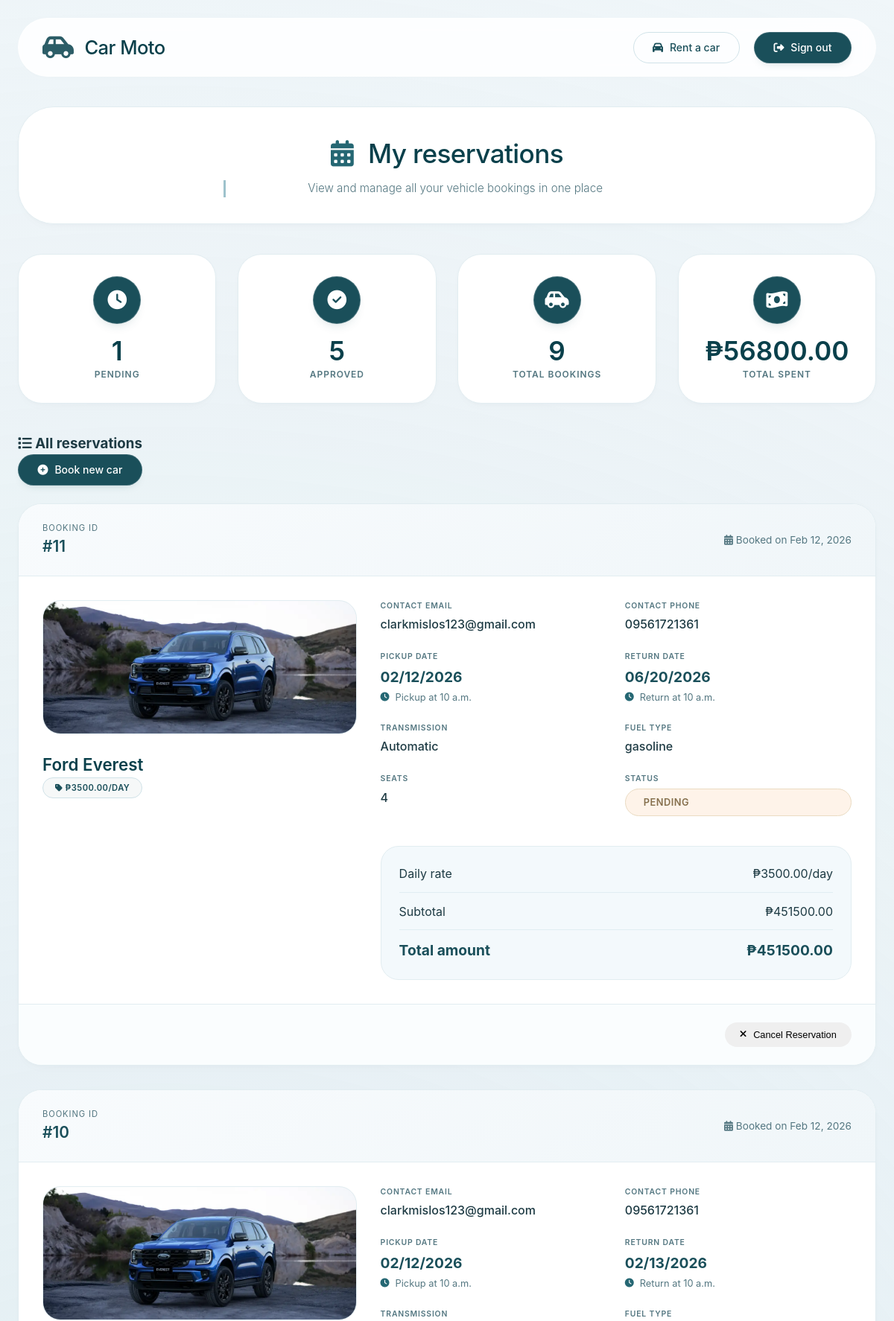
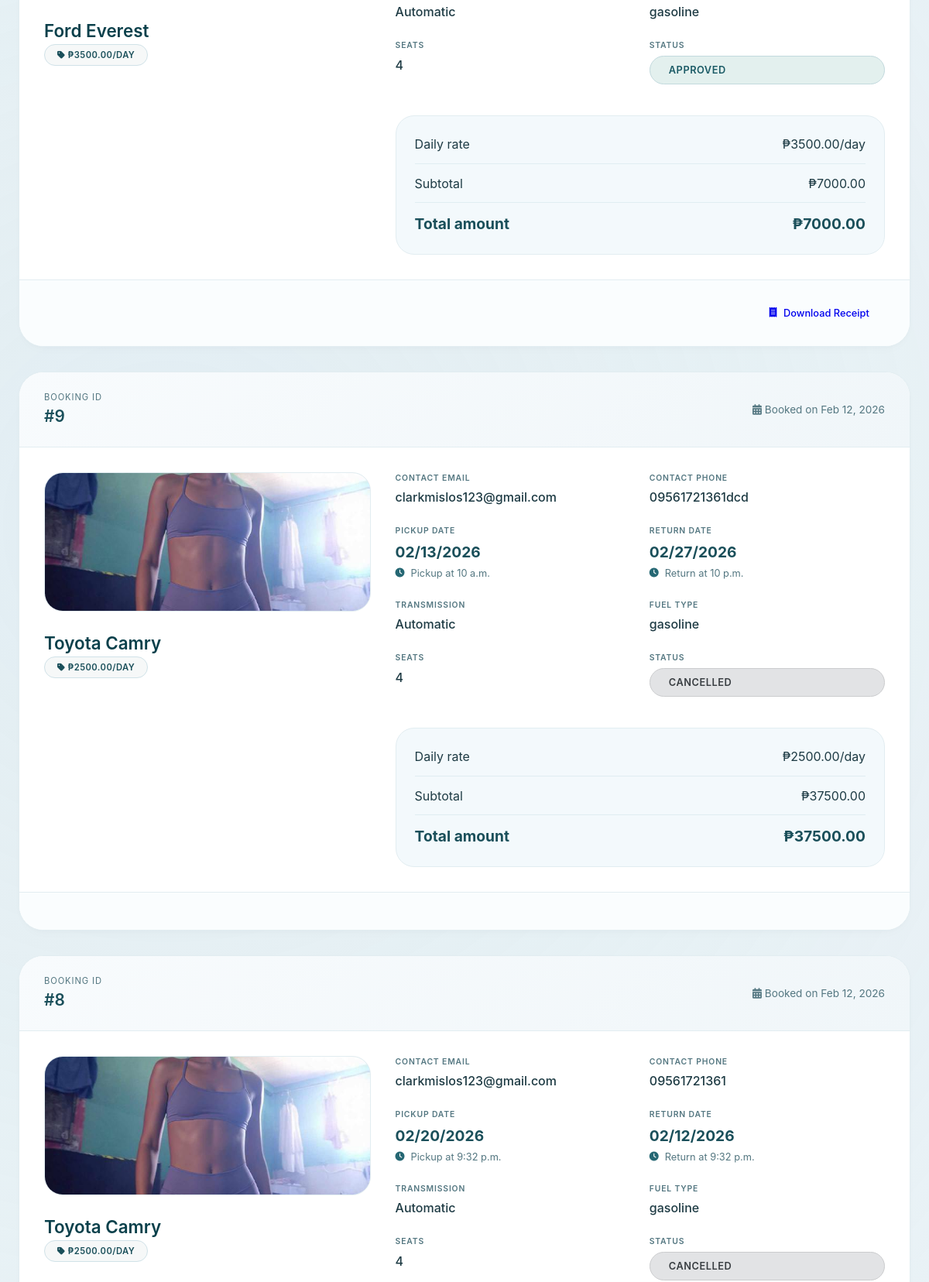
Screenshot of /my-reservations/ (signed in, upper part) with the database file from the repository (2 pictures, top to bottom).
### cars/models.py (models this page shows, shortened)
class Reservation(models.Model):
    STATUS_CHOICES = [
        ('pending', 'Pending'),
        ('approved', 'Approved'),
        ('rejected', 'Rejected'),
        ('completed', 'Completed'),
        ('cancelled', 'Cancelled')
    ]
    PAYMENT_STATUS_CHOICES = [
        ('pending', 'Payment Pending'),
        ('paid', 'Paid'),
        ('refunded', 'Refunded')
    ]
    car = models.ForeignKey(Car, on_delete=models.CASCADE)
    customer = models.ForeignKey(User, on_delete=models.CASCADE)
    contact_email = models.EmailField()
    contact_phone = models.CharField(max_length=20)
    start_date = models.DateField()
    end_date = models.DateField()
    pickup_time = models.TimeField(default='10:00')
    dropoff_time = models.TimeField(default='10:00')
    status = models.CharField(
        max_length=10,
        choices=STATUS_CHOICES,
        default='pending'
    )
    payment_status = models.CharField(
        max_length=20,
        choices=PAYMENT_STATUS_CHOICES,
        default='pending'
    )
    total_amount = models.DecimalField(max_digits=10, decimal_places=2, default=0)
    special_requests = models.TextField(blank=True)
    created_at = models.DateTimeField(auto_now_add=True)
    updated_at = models.DateTimeField(auto_now=True)
    def get_status_display(self):
        return dict(self.STATUS_CHOICES).get(self.status, self.status)

class Car(models.Model):
    TRANSMISSION_CHOICES = [
        ('automatic', 'Automatic'),
        ('manual', 'Manual')
    ]
    FUEL_TYPE_CHOICES = [
        ('gasoline', 'Gasoline'),
        ('diesel', 'Diesel'),
        ('electric', 'Electric'),
        ('hybrid', 'Hybrid')
    ]
    brand = models.CharField(max_length=100)
    name = models.CharField(max_length=100)
    price_per_day = models.DecimalField(max_digits=10, decimal_places=2)
    is_available = models.BooleanField(default=True)
    created_at = models.DateTimeField(auto_now_add=True)
    created_by = models.ForeignKey(User, on_delete=models.CASCADE, null=True, blank=True)
    image = models.ImageField(upload_to='car_images/', blank=True, null=True)
    description = models.TextField(blank=True)
    transmission = models.CharField(
        max_length=20,
        choices=TRANSMISSION_CHOICES,
        default='automatic'
    )
    fuel_type = models.CharField(
        max_length=20,
        choices=FUEL_TYPE_CHOICES,
        default='gasoline'
    )
    seats = models.IntegerField(default=4)
    def get_transmission_display(self):
        return dict(self.TRANSMISSION_CHOICES).get(self.transmission, self.transmission)

### cars/views.py (the view)
# urls.py: path('my-reservations/', views.my_reservations, name='my_reservations'),
@login_required
def my_reservations(request):
    reservations = Reservation.objects.filter(
        customer=request.user
    ).select_related('car').order_by('-created_at')
    for reservation in reservations:
        reservation.rental_days = (reservation.end_date - reservation.start_date).days
    pending_count = reservations.filter(status='pending').count()
    approved_count = reservations.filter(status='approved').count()
    total_count = reservations.count()
    total_spent = reservations.filter(
        Q(status='approved') | Q(status='completed')
    ).aggregate(total=Sum('total_amount'))['total'] or 0
    context = {
        'reservations': reservations,
        'pending_count': pending_count,
        'approved_count': approved_count,
        'total_count': total_count,
        'total_spent': total_spent,
    }
    return render(request, 'cars/my_reservations.html', context)

### cars/templates/cars/my_reservations.html (shortened to what this page needs)
<!DOCTYPE html>
<html lang="en">
<head>
    <link rel="stylesheet" href="https://cdnjs.cloudflare.com/ajax/libs/font-awesome/6.4.0/css/all.min.css">
</head>
<body>
    <div class="container">
        <div class="header">
            <div class="logo">
                <i class="fas fa-car-side"></i>
                <h1>Car Moto</h1>
            </div>
            <div class="user-menu">
                <a href="{% url 'car_list' %}" class="btn btn-secondary">
                    <i class="fas fa-car"></i> Rent a car
                </a>
                <a href="{% url 'logout' %}" class="btn btn-primary">
                    <i class="fas fa-sign-out-alt"></i> Sign out
                </a>
            </div>
        </div>
        <div class="page-header">
            <h2><i class="fas fa-calendar-alt"></i> My reservations</h2>
            <p>View and manage all your vehicle bookings in one place</p>
        </div>
        {% if reservations %}
        <div class="stats-cards">
            <div class="stat-card">
                <div class="stat-icon">
                    <i class="fas fa-clock"></i>
                </div>
                <div class="stat-number">
                    {{ pending_count|default:"0" }}
                </div>
                <div class="stat-label">Pending</div>
            </div>
            <div class="stat-card">
                <div class="stat-icon">
                    <i class="fas fa-check-circle"></i>
                </div>
                <div class="stat-number">
                    {{ approved_count|default:"0" }}
                </div>
                <div class="stat-label">Approved</div>
            </div>
            <div class="stat-card">
                <div class="stat-icon">
                    <i class="fas fa-car-side"></i>
                </div>
                <div class="stat-number">
                    {{ total_count|default:"0" }}
                </div>
                <div class="stat-label">Total bookings</div>
            </div>
            <div class="stat-card">
                <div class="stat-icon">
                    <i class="fas fa-money-bill-wave"></i>
                </div>
                <div class="stat-number">
                    ₱{{ total_spent|floatformat:2|default:"0.00" }}
                </div>
                <div class="stat-label">Total spent</div>
            </div>
        </div>
        {% endif %}
        <div class="reservations-section">
            <div class="section-header">
                <h3><i class="fas fa-list"></i> All reservations</h3>
                <a href="{% url 'car_list' %}" class="btn btn-primary">
                    <i class="fas fa-plus-circle"></i> Book new car
                </a>
            </div>
            {% if reservations %}
            <div class="reservations-grid">
                {% for reservation in reservations %}
                <div class="reservation-card">
                    <div class="card-header">
                        <div class="booking-id">
                            <span class="id-label">Booking ID</span>
                            <span class="id-value">#{{ reservation.id }}</span>
                        </div>
                        <div class="booking-date">
                            <i class="fas fa-calendar-alt"></i> Booked on {{ reservation.created_at|date:"M d, Y" }}
                        </div>
                    </div>
                    <div class="card-body">
                        <div class="car-summary">
                            <div class="car-image-container">
                                {% if reservation.car.image %}
                                    <img src="{{ reservation.car.image.url }}" alt="{{ reservation.car.brand }} {{ reservation.car.name }}">
                                {% else %}
                                    <i class="fas fa-car"></i>
                                {% endif %}
                            </div>
                            <div>
                                <div class="car-name">{{ reservation.car.brand }} {{ reservation.car.name }}</div>
                                <span class="car-badge">
                                    <i class="fas fa-tag"></i> ₱{{ reservation.car.price_per_day|floatformat:2 }}/day
                                </span>
                            </div>
                        </div>
                        <div>
                            <div class="details-grid">
                                <div class="detail-item">
                                    <span class="detail-label">Contact Email</span>
                                    <span class="detail-value">{{ reservation.contact_email|default:reservation.customer.email }}</span>
                                </div>
                                <div class="detail-item">
                                    <span class="detail-label">Contact Phone</span>
                                    <span class="detail-value">{{ reservation.contact_phone|default:"—" }}</span>
                                </div>
                                <div class="detail-item">
                                    <span class="detail-label">Pickup Date</span>
                                    <span class="detail-value"><strong>{{ reservation.start_date|date:"m/d/Y" }}</strong></span>
                                    <div class="time-info">
                                        <i class="fas fa-clock"></i> Pickup at {{ reservation.pickup_time|default:"10:00 AM" }}
                                    </div>
                                </div>
                                <div class="detail-item">
                                    <span class="detail-label">Return Date</span>
                                    <span class="detail-value"><strong>{{ reservation.end_date|date:"m/d/Y" }}</strong></span>
                                    <div class="time-info">
                                        <i class="fas fa-clock"></i> Return at {{ reservation.dropoff_time|default:"10:00 AM" }}
                                    </div>
                                </div>
                                <div class="detail-item">
                                    <span class="detail-label">Transmission</span>
                                    <span class="detail-value">{{ reservation.car.get_transmission_display|default:"Automatic" }}</span>
                                </div>
                                <div class="detail-item">
                                    <span class="detail-label">Fuel Type</span>
                                    <span class="detail-value">{{ reservation.car.fuel_type|default:"Petrol" }}</span>
                                </div>
                                <div class="detail-item">
                                    <span class="detail-label">Seats</span>
                                    <span class="detail-value">{{ reservation.car.seats|default:"4" }}</span>
                                </div>
                                <div class="detail-item">
                                    <span class="detail-label">Status</span>
                                    <span class="status-badge status-{{ reservation.status|lower }}">
                                        {{ reservation.get_status_display|default:reservation.status|title }}
                                    </span>
                                </div>
<div class="detail-item full-width">
    <div class="price-summary">
        <div class="price-row">
            <span>Daily rate</span>
            <span>₱{{ reservation.car.price_per_day|floatformat:2 }}/day</span>
        </div>
        <div class="price-row">
            <span>Subtotal</span>
            <span>₱{{ reservation.total_amount|floatformat:2 }}</span>
        </div>
        <div class="price-row total">
            <span>Total amount</span>
            <span>₱{{ reservation.total_amount|floatformat:2 }}</span>
        </div>
    </div>
</div>
                            </div>
                        </div>
                    </div>
                    <div class="card-footer">
                        {% if reservation.status|lower == 'pending' %}
                        <form method="POST" action="{% url 'cancel_reservation' reservation.id %}" style="display: inline;" onsubmit="return confirm('Are you sure you want to cancel this reservation? This action cannot be undone.')">
                            <button type="submit" class="btn btn-cancel btn-sm">
                                <i class="fas fa-times"></i> Cancel Reservation
                            </button>
                        </form>
                        {% endif %}
                        {% if reservation.status|lower == 'approved' or reservation.status|lower == 'completed' %}
                        <a href="{% url 'download_receipt' reservation.id %}" class="btn btn-receipt btn-sm">
                            <i class="fas fa-receipt"></i> Download Receipt
                        </a>
                        {% endif %}
                    </div>
                </div>
                {% endfor %}
            </div>
            {% endif %}
        </div>
    </div>
</body>
</html>

### rows the page displays
Reservation: id "11", created_at "Feb 12, 2026", car.image (picture), car.brand "Ford", car.name "Everest", car.price_per_day "3500.00", contact_email "clarkmislos123@gmail.com", contact_phone "09561721361", start_date "02/12/2026", pickup_time "10 a.m.", end_date "06/20/2026", dropoff_time "10 a.m.", car.transmission "Automatic", car.fuel_type "gasoline", car.seats "4", status "PENDING", total_amount "451500.00", shows "Cancel Reservation"
Reservation: id "10", created_at "Feb 12, 2026", car.image (picture), car.brand "Ford", car.name "Everest", car.price_per_day "3500.00", contact_email "clarkmislos123@gmail.com", contact_phone "09561721361", start_date "02/12/2026", pickup_time "10 a.m.", end_date "02/13/2026", dropoff_time "10 a.m.", car.transmission "Automatic", car.fuel_type "gasoline", car.seats "4", status "APPROVED", total_amount "7000.00", shows "Download Receipt"
Reservation: id "9", created_at "Feb 12, 2026", car.image (picture), car.brand "Toyota", car.name "Camry", car.price_per_day "2500.00", contact_email "clarkmislos123@gmail.com", contact_phone "09561721361dcd", start_date "02/13/2026", pickup_time "10 a.m.", end_date "02/27/2026", dropoff_time "10 p.m.", car.transmission "Automatic", car.fuel_type "gasoline", car.seats "4", status "CANCELLED", total_amount "37500.00"
Reservation: id "8", created_at "Feb 12, 2026", car.image (picture), car.brand "Toyota", car.name "Camry", car.price_per_day "2500.00", contact_email "clarkmislos123@gmail.com", contact_phone "09561721361", start_date "02/20/2026", pickup_time "9:32 p.m.", end_date "02/12/2026", dropoff_time "9:32 p.m.", car.transmission "Automatic", car.fuel_type "gasoline", car.seats "4", status "CANCELLED"

### other values shown
{{ pending_count|default:"0" }} "1"
{{ approved_count|default:"0" }} "5"
{{ total_count|default:"0" }} "9"
{{ total_spent|floatformat:2|default:"0.00" }} "56800.00"
